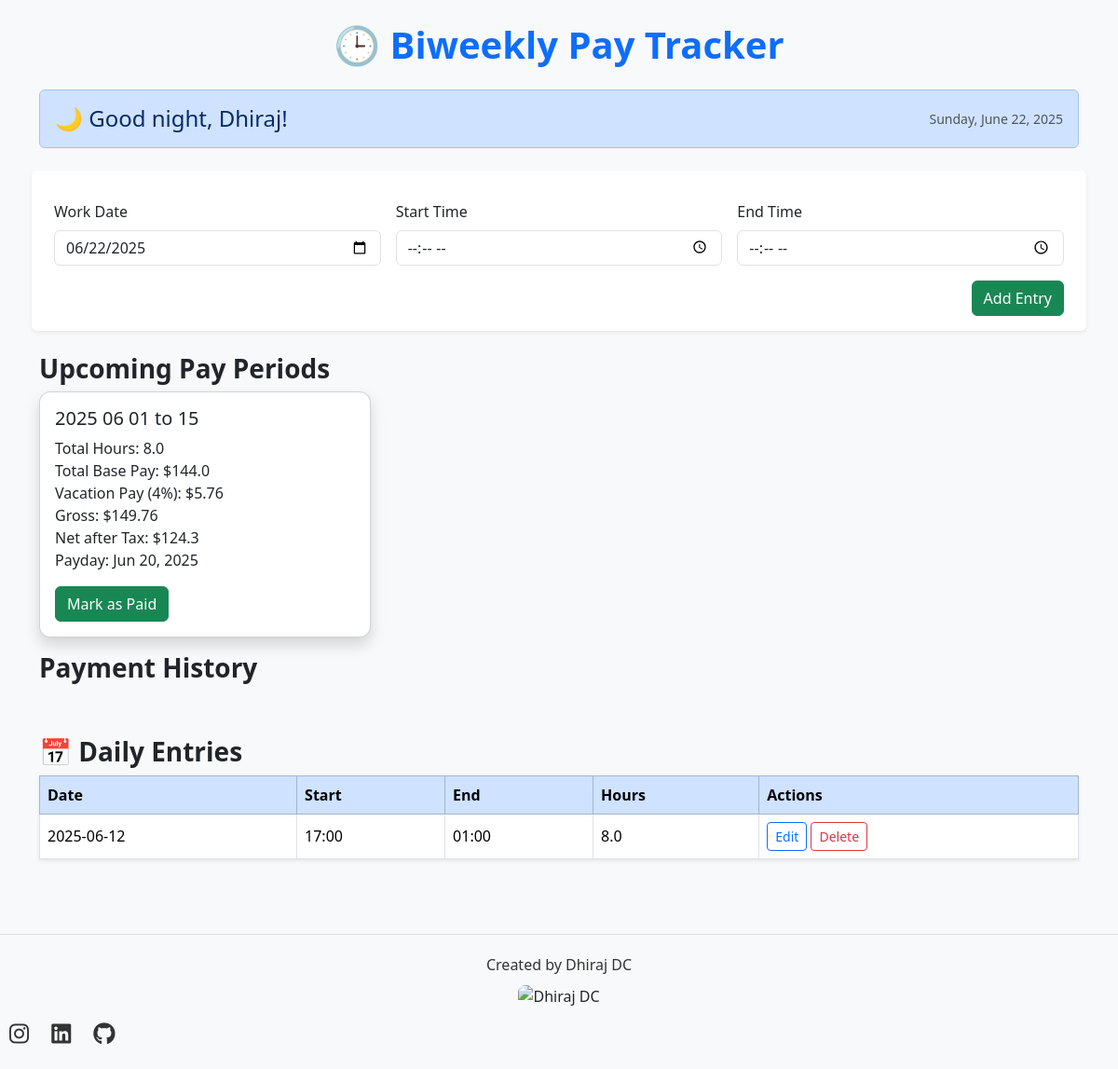
The page / on the database its author committed.
### app.py (models this page shows)
class PayPeriodStatus(db.Model):
    id = db.Column(db.Integer, primary_key=True)
    label = db.Column(db.String, unique=True)
    is_paid = db.Column(db.Boolean, default=False)
    paid_on = db.Column(db.Date)

### app.py (the view, shortened to what this page needs)
@app.route('/', methods=['GET', 'POST'])
def index():
    greeting = get_time_based_greeting("Dhiraj")
    entries = WorkEntry.query.order_by(WorkEntry.work_date.desc()).all()
    summary = {}
    day_details = []
    for entry in entries:
        label, payday = get_pay_period(entry.work_date)
        start_dt = datetime.combine(entry.work_date, entry.start_time)
        end_dt = datetime.combine(entry.work_date, entry.end_time)
        if end_dt <= start_dt:
            end_dt += timedelta(days=1)
        hours = (end_dt - start_dt).total_seconds() / 3600
        day_details.append({
            'id': entry.id,
            'date': entry.work_date.strftime('%Y-%m-%d'),
            'start': entry.start_time.strftime('%H:%M'),
            'end': entry.end_time.strftime('%H:%M'),
            'hours': round(hours, 2)
        })
        if label not in summary:
            summary[label] = {'total_hours': 0.0, 'payday': payday}
        summary[label]['total_hours'] += hours
    unpaid_periods = []
    paid_periods = []
    for label, data in summary.items():
        total = round(data['total_hours'] * HOURLY_RATE, 2)
        vacation_pay = round(0.04 * total, 2)
        gross = round(total + vacation_pay, 2)
        net = round(gross * (1 - TAX_RATE), 2)
        data['total'] = total
        data['vacation_pay'] = vacation_pay
        data['gross'] = gross
        data['net'] = net
        status = PayPeriodStatus.query.filter_by(label=label).first()
        if status and status.is_paid:
            paid_periods.append({
                'label': label,
                'total_hours': round(data['total_hours'], 2),
                'total': data['total'],
                'vacation_pay': data['vacation_pay'],
                'gross': data['gross'],
                'net': data['net'],
                'payday': data['payday'],
                'paid_on': status.paid_on.strftime('%Y-%m-%d')
            })
        else:
            unpaid_periods.append({
                'label': label,
                'total_hours': round(data['total_hours'], 2),
                'total': data['total'],
                'vacation_pay': data['vacation_pay'],
                'gross': data['gross'],
                'net': data['net'],
                'payday': data['payday']
            })
    return render_template('index.html', greeting=greeting, unpaid_periods=unpaid_periods, paid_periods=paid_periods, day_details=day_details, today=date.today())

### app.py (called while the page is built)
def get_time_based_greeting(name):
    toronto_time = datetime.now(ZoneInfo("America/Toronto"))
    current_hour = toronto_time.hour
    if 5 <= current_hour < 12:
        return f"🌞 Good morning, {name}!"
    elif 12 <= current_hour < 17:
        return f"☀️ Good afternoon, {name}!"
    elif 17 <= current_hour < 21:
        return f"🌆 Good evening, {name}!"
    else:
        return f"🌙 Good night, {name}!"

def get_pay_period(d):
    if 1 <= d.day <= 15:
        label = f"{d.year} {d.month:02d} 01 to 15"
        pay_day = date(d.year, d.month, 20)
    else:
        last_day = monthrange(d.year, d.month)[1]
        label = f"{d.year} {d.month:02d} 16 to {last_day}"
        pay_day = date(d.year + 1, 1, 5) if d.month == 12 else date(d.year, d.month + 1, 5)
    return label, pay_day

### templates/index.html (shortened to what this page needs)
<!DOCTYPE html>
<html lang="en">
<head>
  <link href="https://cdn.jsdelivr.net/npm/bootstrap@5.3.3/dist/css/bootstrap.min.css" rel="stylesheet">
  <link rel="stylesheet" href="https://cdnjs.cloudflare.com/ajax/libs/font-awesome/6.5.0/css/all.min.css"/>
  <link rel="stylesheet" href="{{ url_for('static', filename='style.css') }}">
</head>
<body class="bg-light">
  <div class="container py-4">
    <h1 class="text-center mb-4 text-primary">🕒 Biweekly Pay Tracker</h1>
    <div class="row mb-4">
        <div class="col-12">
            <div class="alert alert-primary d-flex justify-content-between align-items-center">
                <h4 class="mb-0">{{ greeting }}</h4>
                <small class="text-muted">{{ today.strftime('%A, %B %d, %Y') }}</small>
            </div>
        </div>
    </div>
    <form method="POST" class="row g-3 mb-4 bg-white p-3 rounded shadow-sm">
      <div class="col-md-4">
        <label for="date" class="form-label">Work Date</label>
        <input type="date" name="date" value="{{ today }}" class="form-control" required>
      </div>
      <div class="col-md-4">
        <label for="start" class="form-label">Start Time</label>
        <input type="time" name="start" class="form-control" required>
      </div>
      <div class="col-md-4">
        <label for="end" class="form-label">End Time</label>
        <input type="time" name="end" class="form-control" required>
      </div>
      <div class="col-12 text-end">
        <button type="submit" class="btn btn-success">Add Entry</button>
      </div>
    </form>
    <h3>Upcoming Pay Periods</h3>
    <div class="row">
      {% for period in unpaid_periods %}
      <div class="col-md-4">
        <div class="card mb-3 shadow">
          <div class="card-body">
            <h5>{{ period.label }}</h5>
            <p>Total Hours: {{ period.total_hours }}<br>
              Total Base Pay: ${{ period.total }}<br>
              Vacation Pay (4%): ${{ period.vacation_pay }}<br>
              Gross: ${{ period.gross }}<br>
              Net after Tax: ${{ period.net }}<br>
              Payday: {{ period.payday.strftime('%b %d, %Y') }}</p>
            <form method="POST" action="{{ url_for('mark_paid', period_label=period.label) }}">
              <button class="btn btn-success">Mark as Paid</button>
            </form>
          </div>
        </div>
      </div>
      {% endfor %}
    </div>
    <h3>Payment History</h3>
    <h3 class="mt-5">📅 Daily Entries</h3>
    <table class="table table-bordered table-hover bg-white shadow-sm">
      <thead class="table-primary">
        <tr>
          <th>Date</th>
          <th>Start</th>
          <th>End</th>
          <th>Hours</th>
          <th>Actions</th>
        </tr>
      </thead>
      <tbody>
        {% for d in day_details %}
        <tr>
          <td>{{ d.date }}</td>
          <td>{{ d.start }}</td>
          <td>{{ d.end }}</td>
          <td>{{ d.hours }}</td>
          <td>
            <a href="{{ url_for('edit_entry', entry_id=d.id) }}" class="btn btn-sm btn-outline-primary">Edit</a>
            <form action="{{ url_for('delete_entry', entry_id=d.id) }}" method="POST" style="display:inline;">
              <button type="submit" class="btn btn-sm btn-outline-danger">Delete</button>
            </form>
          </td>
        </tr>
        {% endfor %}
      </tbody>
    </table>
  </div>
  <footer class="footer">
    <div class="container text-center">
      <p>Created by Dhiraj DC</p>
      <img src="{{ url_for('static', filename='images/IMG_4362.jpg') }}" alt="Dhiraj DC" class="footer-img">
    </div>
    <div class="social-icons">
      <a href="https://www.instagram.com/dhirajdc200" target="_blank"><i class="fab fa-instagram"></i></a>
      <a href="https://www.linkedin.com/in/dhirajdc200" target="_blank"><i class="fab fa-linkedin"></i></a>
      <a href="https://github.com/dhirajdc200" target="_blank"><i class="fab fa-github"></i></a>
    </div>
  </footer>
</body>
</html>

### static/style.css (style rules this page uses)
body { font-family: 'Segoe UI', sans-serif; }
h1, h2, h3 { font-weight: 600; }
.card { border-radius: 12px; box-shadow: 0px 4px 10px rgba(0, 0, 0, 0.1); transition: transform 0.3s ease; }
button { transition: all 0.3s ease-in-out; }
.table th, .table td { vertical-align: middle; }
.footer { background-color: #f8f9fa; padding: 20px 0; border-top: 1px solid #ddd; margin-top: 40px; }
.footer p { margin: 0; font-size: 16px; color: #333; }
.footer-img { margin-top: 10px; max-width: 100px; height: auto; border-radius: 8px; }
html, body { height: 100%; margin: 0; display: flex; flex-direction: column; }
.social-icons { margin-top: 10px; }
.social-icons a { color: #333; margin: 0 10px; font-size: 24px; transition: transform 0.3s ease, color 0.3s ease; text-decoration: none; }

### rows shown on the page
PayPeriodStatus: label "2025 06 01 to 15", total_hours "8.0", total "144.0", vacation_pay "5.76", gross "149.76", net "124.3", payday "Jun 20, 2025"

### other values the page prints
{{ greeting }} "🌙 Good night, Dhiraj!"
{{ d.date }} "2025-06-12"
{{ d.start }} "17:00"
{{ d.end }} "01:00"
{{ d.hours }} "8.0"
